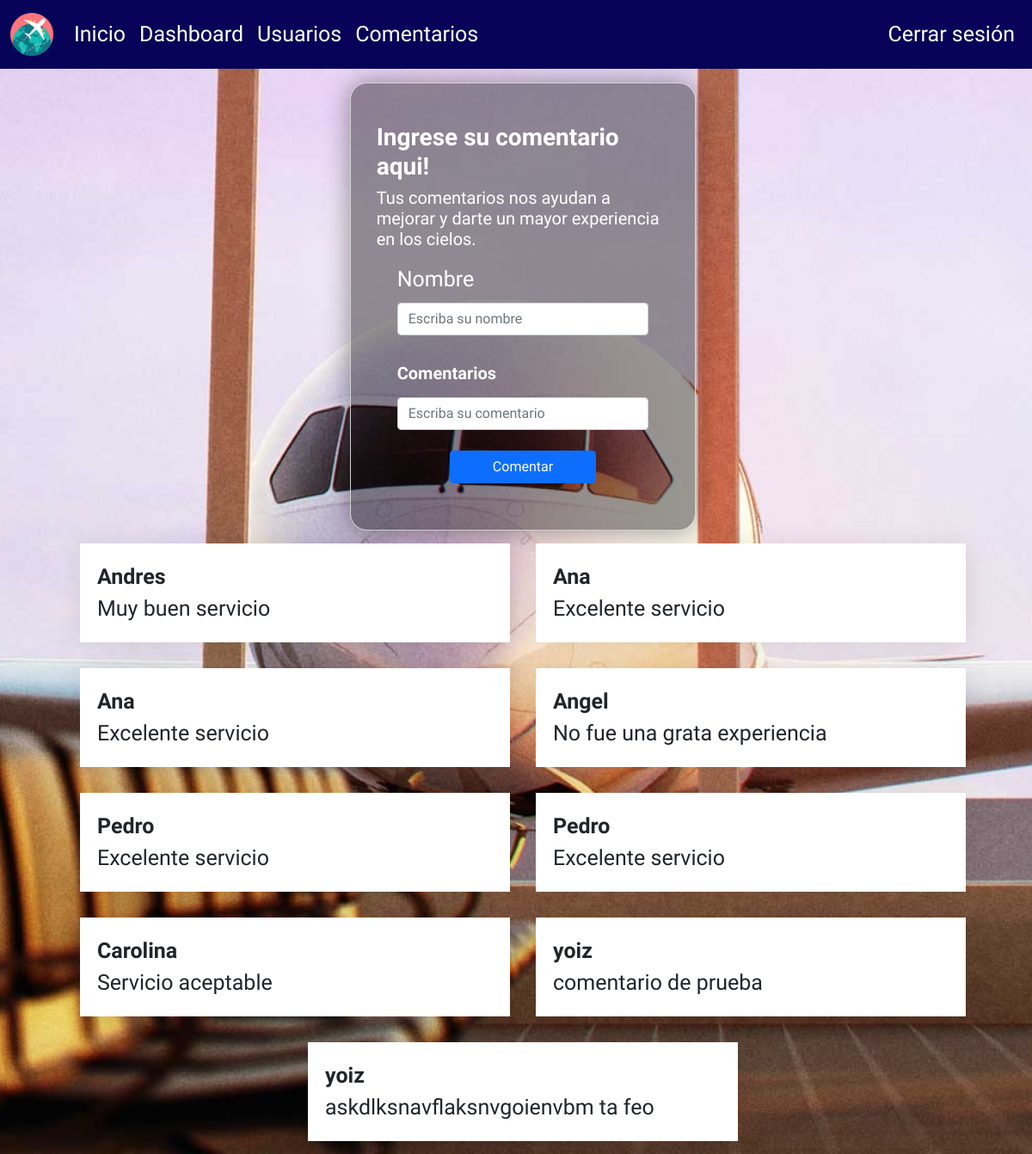
/comentarios (signed in), run on the app's committed database.
### tables this page shows
CREATE TABLE comentarios (id_comentario INTEGER PRIMARY KEY AUTOINCREMENT, nombre VARCHAR, mensaje VARCHAR);

### app.py (the view, shortened to what this page needs)
@app.route('/comentarios', methods=['GET', 'POST'])
@login_required
def comentarios():
    db = get_db()
    comentarios = db.execute( 'SELECT * FROM comentarios',
                       ).fetchall()
    return render_template('comentarios.html', comentarios=comentarios)

### app.py (called while the page is built)
def login_required(view):
    @functools.wraps(view)
    def wrapped_view(**kwargs):
        if g.user is None:
            return redirect(url_for('login'))
        return view(**kwargs)
    return wrapped_view

@app.before_request
def cargar_usuario_registrado():
    print("Entró en before_request.")
    id_usuario = session.get('id_user')
    if id_usuario is None:
        g.user = None
    else:
        g.user = consultar_usuario_g(id_usuario)
    print("usuario", g.user)

### repository/data_repository.py (called while the page is built)
def consultar_usuario_g(id):
    db = get_db()
    cursor = db.execute(
        'SELECT idusuarios, nombre, correo, contrasena FROM usuarios WHERE idusuarios = ?',
        (id,)).fetchone()
    return cursor

### utils/db.py (called while the page is built)
def get_db():
    try:
        if 'db' not in g:
            print('conectada')
            g.db = sqlite3.connect('bd_vuelos.db')
        return g.db
    except Error:
        print(Error)

### templates/comentarios.html (shortened to what this page needs)
<!DOCTYPE html>
<html lang="es">
<head>
  <link href="https://cdn.jsdelivr.net/npm/bootstrap@5.0.2/dist/css/bootstrap.min.css" rel="stylesheet"
>
  <link rel="stylesheet" href="../static/css/style.css">
</head>
<body class="body-comentarios">
  <header class="header-vuelos">
        <nav class="navbar navbar-expand-lg fixed-top">
          <div class="container-fluid">
            <a class="navbar-brand" href="/">
              <img src="../static/img/aeropuerto.png" alt="logo" width="50px" />
            </a>
            <div class="collapse navbar-collapse" id="navbarNav">
              <ul class="navbar-nav">
                <li class="nav-item">
                  <a class="nav-link" aria-current="page" href="/">Inicio</a>
                </li>
                <li class="nav-item">
                  <a class="nav-link active" href="/dashboard">Dashboard</a>
                </li>
                <li class="nav-item">
                  <a class="nav-link" href="/usuarios">Usuarios</a>
                </li>
                <li class="nav-item">
                  <a class="nav-link" href="/comentarios">Comentarios</a>
                </li>
              </ul>
            </div>
            <div class="collapse navbar-collapse" id="navbar-font">
              <ul class="navbar-nav ms-auto mb-2 mb-lg-0">
                <li class="nav-item">
                  <a class="nav-link" href="/logout">Cerrar sesión</a>
                </li>
              </ul>
            </div>
          </div>
        </nav>
  </header>
  <main>
    <div>
      <form action="/comentarios" method="post">
        <div class="container-comentarios">
          <div class="row justify-content-center pt-5 mt-5 ms-1">
                <div class="col-md-4 formulario-comentarios">
                      <p>
                        <h3><b>Ingrese su comentario aqui!</b></h3>
                        <h5>
                          Tus comentarios nos ayudan a mejorar y darte un mayor experiencia en los cielos.
                        </h5>
                      </p>
                      <div class="form-group mx-sm-4">
                        <label for="nombre">Nombre </label>
                          <input type="text" id="nombre" name="nombre" placeholder="Escriba su nombre" required="obligatorio" class="form-control mt-2 mb-4"/>
                      </div>
                      <div class="form-group mx-sm-4">
                          <label for="exampleFormControlTextarea1" class="form-label"><h5><b>Comentarios</b></h5></label>
                            <input class="form-control" id="mensaje" name="mensaje" rows="3" placeholder="Escriba su comentario" required="obligatorio"/>
                      </div>
                      <div class="form-row">
                        <div class="d-grid gap-2 col-6 mx-auto">
                          <button type="submit" name="enviar_formulario"  id="enviar" class="btn btn-primary mt-4 mb-4">
                              Comentar
                          </button>
                        </div>
                      </div>
                    </div>
                      <div class="comentarios-contenedor">
                        {%for c in comentarios: %}
                          <div class="comentarios-caja">
                            <div class="caja-top">
                              <div>
                                <strong>
                                  {%print (c[1]) %}
                                </strong>
                              </div>
                            </div class="comentarios-clientes">
                            <td>{%print (c[2]) %}</td>
                          </div>
                        {%endfor %}
                      </div>
                </div>
          </div>
        </div>
  </main>
</body>
</html>

### static/css/style.css (style rules this page uses)
* { box-sizing: border-box; margin: 0; padding: 0; }
nav.navbar { background-color: #060358; height: 80px; }
:root { --color_cancelados: #b64b51; --color_realizados: rgb(87, 156, 87); --color_salidas: rgb(169, 206, 82); --color_llegadas: rgb(121, 133, 98); --background_color: white; }
.header-vuelos a, .header-vuelos-ida a, .header-calificar-vuelos { color: white; }
.comentarios-contenedor { display: flex; justify-content: center; align-items: center; flex-wrap: wrap; width: 100%; }
.comentarios-caja { width: 500px; box-shadow: 2px 2px 30px rgba(0, 0, 0, 0.1); background-color: white; padding: 20px; margin: 15px; cursor:pointer; }
.caja-top { display: flex; justify-content: space-between; align-items: center; margin: 20; }
.formulario-comentarios { background: rgba(0, 0, 0, 0.4); padding: 30px; border-radius: 20px; box-shadow: 0 0 30px rgba(0, 0, 0, 0.4); border: 1px solid lightgrey; color: white; justify-content: left; }
.body-comentarios { height: 900px; background-image: url("../img/image-comentarios.jpg"); background-size: cover; background-repeat:no-repeat; background-position: center center; background-attachment: fixed; font-family: "Open Sans Condensed", sans-serif; font-size: 25px; }

### data on the page
comentarios: nombre "Andres", mensaje "Muy buen servicio"
comentarios: nombre "Ana", mensaje "Excelente servicio"
comentarios: nombre "Ana", mensaje "Excelente servicio"
comentarios: nombre "Angel", mensaje "No fue una grata experiencia"
comentarios: nombre "Pedro", mensaje "Excelente servicio"
comentarios: nombre "Pedro", mensaje "Excelente servicio"
comentarios: nombre "Carolina", mensaje "Servicio aceptable"
comentarios: nombre "yoiz", mensaje "comentario de prueba"
comentarios: nombre "yoiz", mensaje "askdlksnavflaksnvgoienvbm ta feo"
